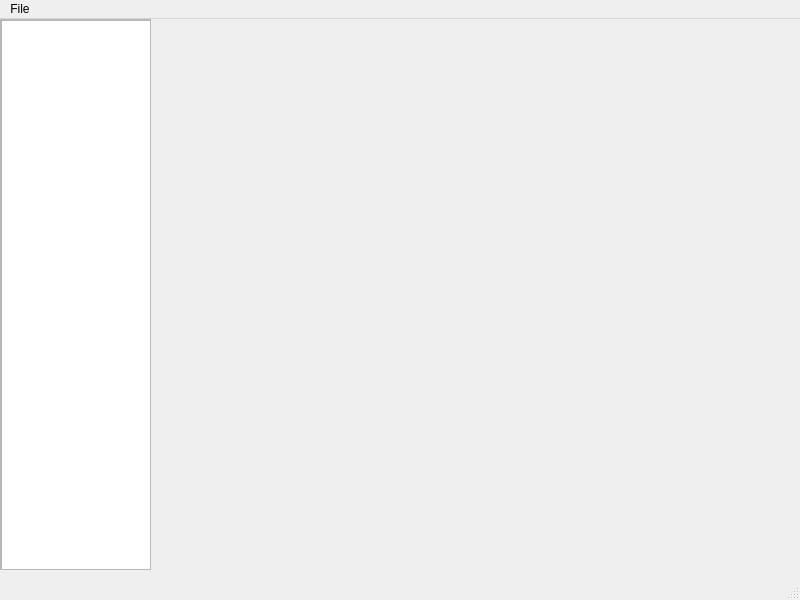
<?xml version="1.0" encoding="UTF-8"?>
<ui version="4.0">
 <class>MainWindow</class>
 <widget class="QMainWindow" name="MainWindow">
  <property name="geometry">
   <rect>
    <x>0</x>
    <y>0</y>
    <width>800</width>
    <height>600</height>
   </rect>
  </property>
  <property name="windowTitle">
   <string>MainWindow</string>
  </property>
  <widget class="QWidget" name="centralwidget">
   <widget class="QScrollArea" name="scrollArea">
    <property name="geometry">
     <rect>
      <x>0</x>
      <y>0</y>
      <width>151</width>
      <height>551</height>
     </rect>
    </property>
    <property name="widgetResizable">
     <bool>true</bool>
    </property>
    <widget class="QWidget" name="scrollAreaWidgetContents">
     <property name="geometry">
      <rect>
       <x>0</x>
       <y>0</y>
       <width>149</width>
       <height>549</height>
      </rect>
     </property>
     <widget class="QListWidget" name="timePeriodsList">
      <property name="geometry">
       <rect>
        <x>0</x>
        <y>0</y>
        <width>151</width>
        <height>551</height>
       </rect>
      </property>
     </widget>
    </widget>
   </widget>
  </widget>
  <widget class="QMenuBar" name="menubar">
   <property name="geometry">
    <rect>
     <x>0</x>
     <y>0</y>
     <width>800</width>
     <height>24</height>
    </rect>
   </property>
   <widget class="QMenu" name="menuFile">
    <property name="title">
     <string>File</string>
    </property>
    <addaction name="actionNew"/>
    <addaction name="actionOpen"/>
    <addaction name="actionSave"/>
   </widget>
   <addaction name="menuFile"/>
  </widget>
  <widget class="QStatusBar" name="statusbar"/>
  <action name="actionNew">
   <property name="text">
    <string>New</string>
   </property>
  </action>
  <action name="actionOpen">
   <property name="text">
    <string>Open</string>
   </property>
  </action>
  <action name="actionSave">
   <property name="text">
    <string>Save</string>
   </property>
  </action>
 </widget>
 <resources/>
 <connections/>
</ui>
